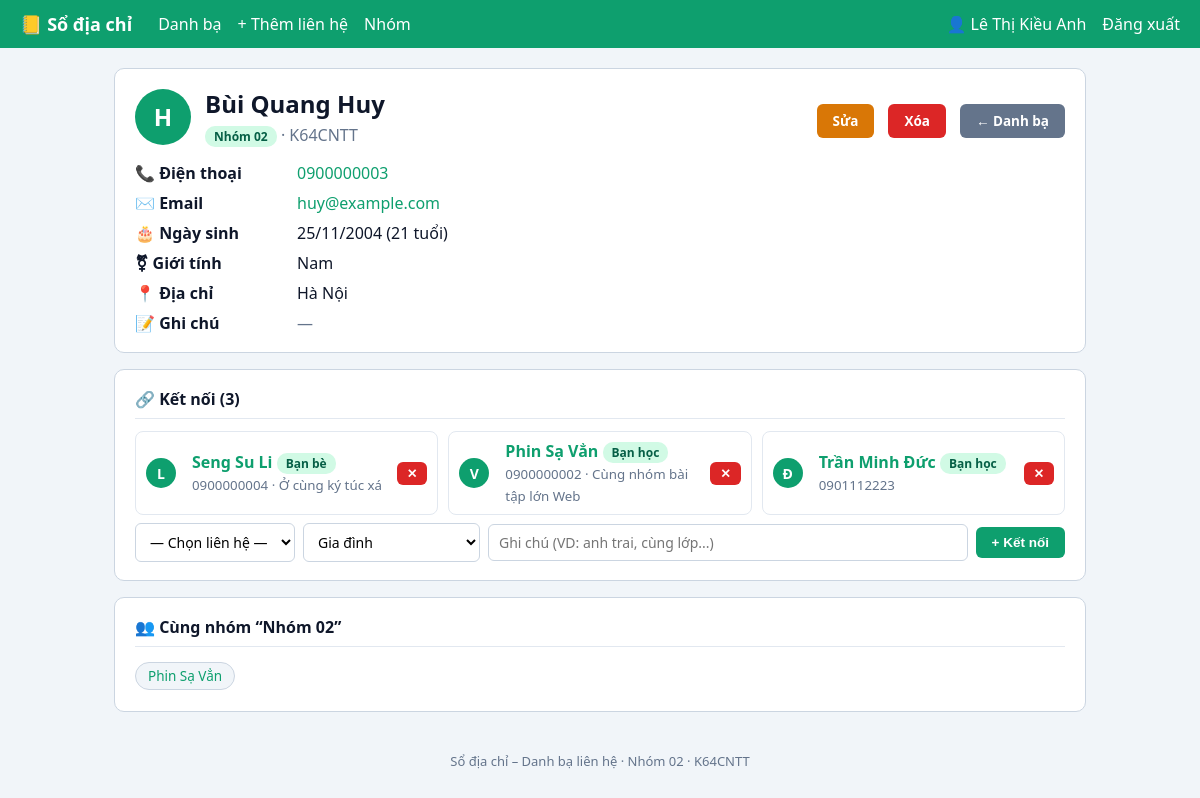
/contact_view.php?id=2 (signed in), run on the app's committed database.
### tables this page shows
CREATE TABLE lien_he (
  id            INT AUTO_INCREMENT PRIMARY KEY,
  id_nguoi_dung INT NOT NULL,
  id_nhom       INT NULL,                       
  ho_ten        VARCHAR(100) NOT NULL,
  gioi_tinh     ENUM('Nam','Nữ','Khác') NOT NULL DEFAULT 'Khác',
  ngay_sinh     DATE NULL,
  so_dien_thoai VARCHAR(15) NOT NULL,
  email         VARCHAR(100) NULL,
  don_vi        VARCHAR(100) NULL,              
  dia_chi       VARCHAR(255) NULL,
  ghi_chu       TEXT NULL,
  yeu_thich     TINYINT(1) NOT NULL DEFAULT 0,
  ngay_tao      TIMESTAMP DEFAULT CURRENT_TIMESTAMP,
  KEY idx_ten (ho_ten),
  KEY idx_sdt (so_dien_thoai),
  CONSTRAINT fk_lh_nd   FOREIGN KEY (id_nguoi_dung) REFERENCES nguoi_dung(id) ON DELETE CASCADE,
  CONSTRAINT fk_lh_nhom FOREIGN KEY (id_nhom) REFERENCES nhom_lien_he(id)      
);

CREATE TABLE nhom_lien_he (
  id            INT AUTO_INCREMENT PRIMARY KEY,
  id_nguoi_dung INT NOT NULL,
  ten_nhom      VARCHAR(60) NOT NULL,
  mo_ta         VARCHAR(255) NULL,
  UNIQUE KEY uq_nhom (id_nguoi_dung, ten_nhom),
  CONSTRAINT fk_nhom_nd FOREIGN KEY (id_nguoi_dung) REFERENCES nguoi_dung(id) ON DELETE CASCADE
);

CREATE TABLE quan_he (
  id           INT AUTO_INCREMENT PRIMARY KEY,
  id_lien_he_a INT NOT NULL,
  id_lien_he_b INT NOT NULL,
  loai         VARCHAR(30) NOT NULL,
  ghi_chu      VARCHAR(150) NULL,
  UNIQUE KEY uq_cap (id_lien_he_a, id_lien_he_b),
  CONSTRAINT ck_a_nho_hon_b CHECK (id_lien_he_a < id_lien_he_b),
  CONSTRAINT fk_qh_a FOREIGN KEY (id_lien_he_a) REFERENCES lien_he(id) ON DELETE CASCADE,
  CONSTRAINT fk_qh_b FOREIGN KEY (id_lien_he_b) REFERENCES lien_he(id) ON DELETE CASCADE
);

### functions.php (called while the page is built, shortened)
<?php
function e($s): string { return htmlspecialchars((string)$s, ENT_QUOTES, 'UTF-8'); }
function yeu_cau_dang_nhap(): int {
    return (int)$_SESSION['uid'];
}
function chu_cai(string $ten): string {
    $p = preg_split('/\s+/', trim($ten));
    return mb_strtoupper(mb_substr(end($p), 0, 1));
}
function tuoi(?string $ngay_sinh): ?int {
    return $ngay_sinh ? (new DateTime($ngay_sinh))->diff(new DateTime())->y : null;
}
function lay_lien_he(PDO $pdo, int $id, int $uid) {
    $st = $pdo->prepare("SELECT lh.*, nh.ten_nhom FROM lien_he lh
                         LEFT JOIN nhom_lien_he nh ON nh.id = lh.id_nhom
                         WHERE lh.id = :id AND lh.id_nguoi_dung = :u");
    $st->execute([':id' => $id, ':u' => $uid]);
    return $st->fetch();
}

### contact_view.php (the view, shortened to what this page needs)
<?php
require_once 'functions.php';
$uid = yeu_cau_dang_nhap();
$id = (int)($_GET['id'] ?? $_POST['id'] ?? 0);
$lh = lay_lien_he($pdo, $id, $uid);
$st = $pdo->prepare("SELECT qh.id AS id_qh, qh.loai, qh.ghi_chu AS ghi_chu_qh, k.id, k.ho_ten, k.so_dien_thoai
    FROM quan_he qh
    JOIN lien_he k ON k.id = IF(qh.id_lien_he_a = :id1, qh.id_lien_he_b, qh.id_lien_he_a)
    WHERE qh.id_lien_he_a = :id2 OR qh.id_lien_he_b = :id3
    ORDER BY qh.loai, k.ho_ten");
$st->execute([':id1' => $id, ':id2' => $id, ':id3' => $id]);
$ket_noi = $st->fetchAll();
$st = $pdo->prepare("SELECT id, ho_ten FROM lien_he
    WHERE id_nguoi_dung = :u AND id <> :id1
      AND id NOT IN (SELECT id_lien_he_b FROM quan_he WHERE id_lien_he_a = :id2
                     UNION SELECT id_lien_he_a FROM quan_he WHERE id_lien_he_b = :id3)
    ORDER BY ho_ten");
$st->execute([':u' => $uid, ':id1' => $id, ':id2' => $id, ':id3' => $id]);
$chua_ket_noi = $st->fetchAll();
$cung_nhom = [];
if ($lh['id_nhom']) {
    $st = $pdo->prepare("SELECT id, ho_ten FROM lien_he WHERE id_nguoi_dung = :u AND id_nhom = :n AND id <> :id ORDER BY ho_ten LIMIT 10");
    $st->execute([':u' => $uid, ':n' => $lh['id_nhom'], ':id' => $id]);
    $cung_nhom = $st->fetchAll();
}
$t = tuoi($lh['ngay_sinh']);
include 'header.php';
?>
<div class="card">
    <div class="profile">
        <span class="avatar"><?= e(chu_cai($lh['ho_ten'])) ?></span>
        <div>
            <h2><?= e($lh['ho_ten']) ?> <?= $lh['yeu_thich'] ? '<span class="star on">★</span>' : '' ?></h2>
            <?php if ($lh['ten_nhom']): ?><span class="badge"><?= e($lh['ten_nhom']) ?></span><?php endif; ?>
            <?php if ($lh['don_vi']): ?><span class="muted"> · <?= e($lh['don_vi']) ?></span><?php endif; ?>
        </div>
        <a class="btn btn-warn" href="contact_form.php?id=<?= $id ?>">Sửa</a>
        <a class="btn btn-del" href="contact_delete.php?id=<?= $id ?>">Xóa</a>
        <a class="btn btn-sec" href="index.php">← Danh bạ</a>
    </div>
    <dl class="info">
        <dt>📞 Điện thoại</dt><dd><a href="tel:<?= e($lh['so_dien_thoai']) ?>"><?= e($lh['so_dien_thoai']) ?></a></dd>
        <dt>✉️ Email</dt><dd><?= $lh['email'] ? '<a href="mailto:' . e($lh['email']) . '">' . e($lh['email']) . '</a>' : '<span class="muted">—</span>' ?></dd>
        <dt>🎂 Ngày sinh</dt><dd><?= $lh['ngay_sinh'] ? e((new DateTime($lh['ngay_sinh']))->format('d/m/Y')) . " ($t tuổi)" : '<span class="muted">—</span>' ?></dd>
        <dt>⚧ Giới tính</dt><dd><?= e($lh['gioi_tinh']) ?></dd>
        <dt>📍 Địa chỉ</dt><dd><?= $lh['dia_chi'] ? e($lh['dia_chi']) : '<span class="muted">—</span>' ?></dd>
        <dt>📝 Ghi chú</dt><dd><?= $lh['ghi_chu'] ? nl2br(e($lh['ghi_chu'])) : '<span class="muted">—</span>' ?></dd>
    </dl>
</div>
<div class="card">
    <h3>🔗 Kết nối (<?= count($ket_noi) ?>)</h3>
    <div class="links">
    <?php foreach ($ket_noi as $k): ?>
        <div class="link-item">
            <span class="avatar sm"><?= e(chu_cai($k['ho_ten'])) ?></span>
            <div>
                <a href="contact_view.php?id=<?= (int)$k['id'] ?>"><b><?= e($k['ho_ten']) ?></b></a>
                <span class="badge"><?= e($k['loai']) ?></span><br>
                <small class="muted"><?= e($k['so_dien_thoai']) ?><?= $k['ghi_chu_qh'] ? ' · ' . e($k['ghi_chu_qh']) : '' ?></small>
            </div>
            <form method="POST" class="inline-form" onsubmit="return confirm('Hủy kết nối này? (Hai liên hệ vẫn còn trong danh bạ)');">
                <button class="btn btn-del btn-sm" title="Hủy kết nối">✕</button>
            </form>
        </div>
    <?php endforeach; ?>
    </div>
    <?php if ($chua_ket_noi): ?>
    <form method="POST" class="filter">
        <select name="id_khac" required>
            <option value="">— Chọn liên hệ —</option>
        </select>
        <select name="loai">
            <?php foreach (LOAI_QUAN_HE as $l): ?><option><?= e($l) ?></option><?php endforeach; ?>
        </select>
        <input type="text" name="ghi_chu" maxlength="150" placeholder="Ghi chú (VD: anh trai, cùng lớp...)">
        <button class="btn">+ Kết nối</button>
    </form>
    <?php endif; ?>
</div>
<?php if ($cung_nhom): ?>
<div class="card">
    <h3>👥 Cùng nhóm “<?= e($lh['ten_nhom']) ?>”</h3>
    <?php foreach ($cung_nhom as $c): ?>
        <a class="chip" href="contact_view.php?id=<?= (int)$c['id'] ?>"><?= e($c['ho_ten']) ?></a>
    <?php endforeach; ?>
</div>
<?php endif; ?>
<?php include 'footer.php'; ?>

### style.css (style rules this page uses)
* { box-sizing: border-box; }
body { font-family: 'Segoe UI', Arial, sans-serif; background: #f1f5f9; color: #0f172a; margin: 0; }
a { color: #0e9f6e; text-decoration: none; }
.muted { color: #64748b; }
.card { background: #fff; border: 1px solid #cbd5e1; border-radius: 10px; padding: 18px 20px; margin-bottom: 16px; }
.card h3 { margin: 0 0 12px; padding-bottom: 8px; border-bottom: 1px solid #e2e8f0; font-size: 16px; }
input[type=text], input[type=email], input[type=password], input[type=date], select, textarea { width: 100%; padding: 8px 10px; border: 1px solid #cbd5e1; border-radius: 6px; font-size: 14px; font-family: inherit; background: #fff; }
.filter { display: flex; gap: 8px; flex-wrap: wrap; align-items: center; }
.filter > input[type=text] { flex: 1; min-width: 180px; }
.filter select { width: auto; }
.btn { display: inline-block; padding: 8px 16px; background: #0e9f6e; color: #fff; border: 0; border-radius: 6px; font-weight: 600; font-size: 13.5px; cursor: pointer; margin-top: 8px; }
.btn-warn { background: #d97706; }
.btn-del { background: #dc2626; }
.btn-sec { background: #64748b; }
.btn-sm { margin-top: 0; padding: 4px 10px; font-size: 12.5px; }
.filter .btn { margin-top: 0; }
.inline-form { display: inline; }
.badge { background: #d1fae5; color: #065f46; padding: 2px 9px; border-radius: 10px; font-size: 12px; font-weight: 600; }
.chip { display: inline-block; background: #f1f5f9; border: 1px solid #cbd5e1; border-radius: 16px; padding: 4px 12px; margin: 3px 4px 3px 0; font-size: 13.5px; }
.avatar { display: inline-flex; align-items: center; justify-content: center; width: 56px; height: 56px; border-radius: 50%; background: #0e9f6e; color: #fff; font-size: 24px; font-weight: 700; flex-shrink: 0; }
.avatar.sm { width: 30px; height: 30px; font-size: 14px; margin-right: 6px; vertical-align: middle; }
.profile { display: flex; align-items: center; gap: 14px; flex-wrap: wrap; }
.profile h2 { margin: 0 0 4px; }
.info { display: grid; grid-template-columns: 150px 1fr; gap: 8px 12px; margin: 16px 0 0; }
.info dt { font-weight: 600; }
.info dd { margin: 0; }
.links { display: grid; grid-template-columns: repeat(auto-fill, minmax(280px, 1fr)); gap: 10px; margin-bottom: 8px; }
.link-item { display: flex; align-items: center; gap: 10px; border: 1px solid #e2e8f0; border-radius: 8px; padding: 8px 10px; }
.link-item > div { flex: 1; }

### data on the page
lien_he: ho_ten "H", ho_ten "Bùi Quang Huy", id_nhom.ten_nhom "Nhóm 02", don_vi "K64CNTT", so_dien_thoai "0900000003", email "huy@example.com", ngay_sinh "25/11/2004", ngay_sinh "21", gioi_tinh "Nam", dia_chi "Hà Nội"
quan_he: id_lien_he_b.ho_ten "L", id_lien_he_b.ho_ten "Seng Su Li", loai "Bạn bè", id_lien_he_b.so_dien_thoai "0900000004", ghi_chu "Ở cùng ký túc xá"
quan_he: id_lien_he_a.ho_ten "V", id_lien_he_a.ho_ten "Phin Sạ Vẳn", loai "Bạn học", id_lien_he_a.so_dien_thoai "0900000002", ghi_chu "Cùng nhóm bài tập lớn Web"
quan_he: id_lien_he_b.ho_ten "Đ", id_lien_he_b.ho_ten "Trần Minh Đức", loai "Bạn học", id_lien_he_b.so_dien_thoai "0901112223"
lien_he: ho_ten "Phin Sạ Vẳn"

### other printed values
$_SESSION['ten'] "Lê Thị Kiều Anh"
count($ket_noi) "3"
form field loai "Gia đình"
